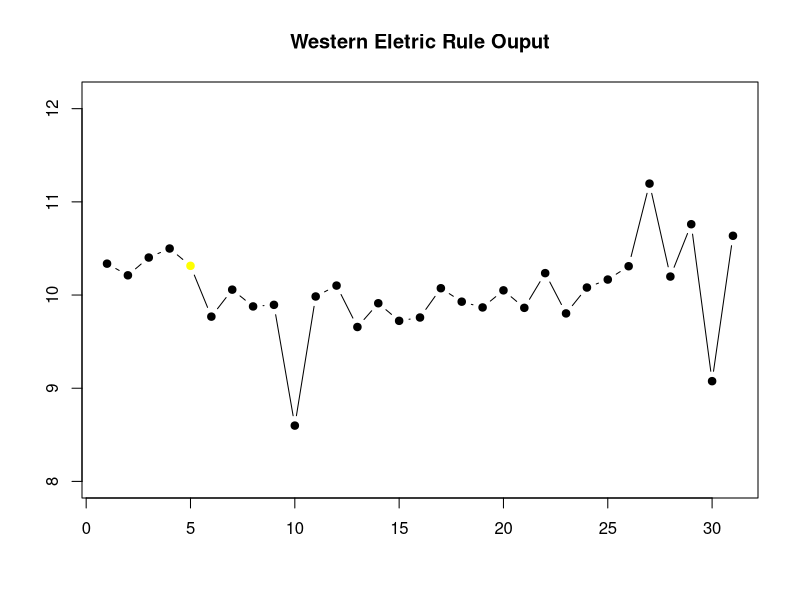

Here is the R script that generated this plot: (Note: this script raises an error after producing the figure.)
library(plyr)

x <- c(rep(10, 90), rep(10.5, 10)) + rnorm(100, mean=0, sd=0.5)

find_zones <- function(x) {
  x.mean <- mean(x)
  x.sd <- sd(x)
  boundaries <- seq(-4, 4)
  # creates a set of zones for each point in x
  zones <- sapply(boundaries, function(i) {
    i * rep(x.sd, length(x))
  })
  zones + x.mean
}

head(find_zones(x))
# [,1]  [,2]  [,3]  [,4]  [,5]  [,6]  [,7]  [,8]  [,9]
# [1,] 7.954 8.493 9.032 9.572 10.11 10.65 11.19 11.73 12.27
# [2,] 7.954 8.493 9.032 9.572 10.11 10.65 11.19 11.73 12.27
# [3,] 7.954 8.493 9.032 9.572 10.11 10.65 11.19 11.73 12.27
# [4,] 7.954 8.493 9.032 9.572 10.11 10.65 11.19 11.73 12.27
# [5,] 7.954 8.493 9.032 9.572 10.11 10.65 11.19 11.73 12.27
# [6,] 7.954 8.493 9.032 9.572 10.11 10.65 11.19 11.73 12.27

evaluate_zones <- function(x) {
  zones <- find_zones(x)
  colnames(zones) <- paste("zone", -4:4, sep="_")
  x.zones <- rowSums(x > zones) - 4
  x.zones
}

evaluate_zones(x)
# [1]  0  2  0  1  2  0  0  1 -1  0 -1  1  1  1 -2  1 ...

find_violations <- function(x.zones, i) {
  values <- x.zones[max(i-8, 1):i]
  rule4 <- ifelse(all(values > 0), 1,
                  ifelse(all(values < 0), -1,
                         0))

  values <- x.zones[max(i-5, 1):i]
  rule3 <- ifelse(sum(values >= 2) >= 4, 1,
                  ifelse(sum(values <= -2) >= 4, -1,
                         0))
  
  values <- x.zones[max(i-3, 1):i]
  rule2 <- ifelse(sum(values >= 3) >= 2, 1,
                  ifelse(sum(values <= -3) >= 2, -1,
                         0))
  
  values <- x.zones[i]
  rule1 <- ifelse(any(values > 3), 1,
                  ifelse(any(values < -3), -1,
                         0))
  
  c("rule1"=rule1, "rule2"=rule2, "rule3"=rule3, "rule4"=rule4)
}

find_violations(evaluate_zones(x), 70)
# rule1 rule2 rule3 rule4 
# 0     0     0     0 

compute_violations <- function(x, start=1) {
  x.zones <- evaluate_zones(x)
  results <- ldply(start:length(x), function(i) {
    find_violations(x.zones, i)
  })
  results$color <- ifelse(results$rule1!=0, "pink",
                          ifelse(results$rule2!=0, "red",
                                 ifelse(results$rule3!=0, "orange",
                                        ifelse(results$rule4!=0, "yellow",
                                               "black"))))
  results
}

tail(compute_violations(x))
# rule1 rule2 rule3 rule4 color
# 95      0     1     1     0   red
# 96      1     1     1     0  pink
# 97      0     1     1     0   red
# 98      0     1     1     0   red
# 99      0     1     1     1   red
# 100     1     1     1     1  pink

plot.wer <- function(x, holdout) {
  wer <- compute_violations(x, length(x) - holdout)
  bands <- find_zones(x)
  plot.data <- x[(length(x) - holdout):length(x)]
  plot(plot.data, col=wer$color, type='b', pch=19,
       ylim=c(min(bands), max(bands)),
       main="Western Eletric Rule Ouput",
       xlab="", ylab="")
  
  for (i in 1:7) {
    lines(bands[,i], col=cols[i], lwd=0.75, lty=2)
  }
}

x <- c(rep(10, 90), rep(10.5, 10)) + rnorm(100, mean=0, sd=0.5)
plot.wer(x, 30)
